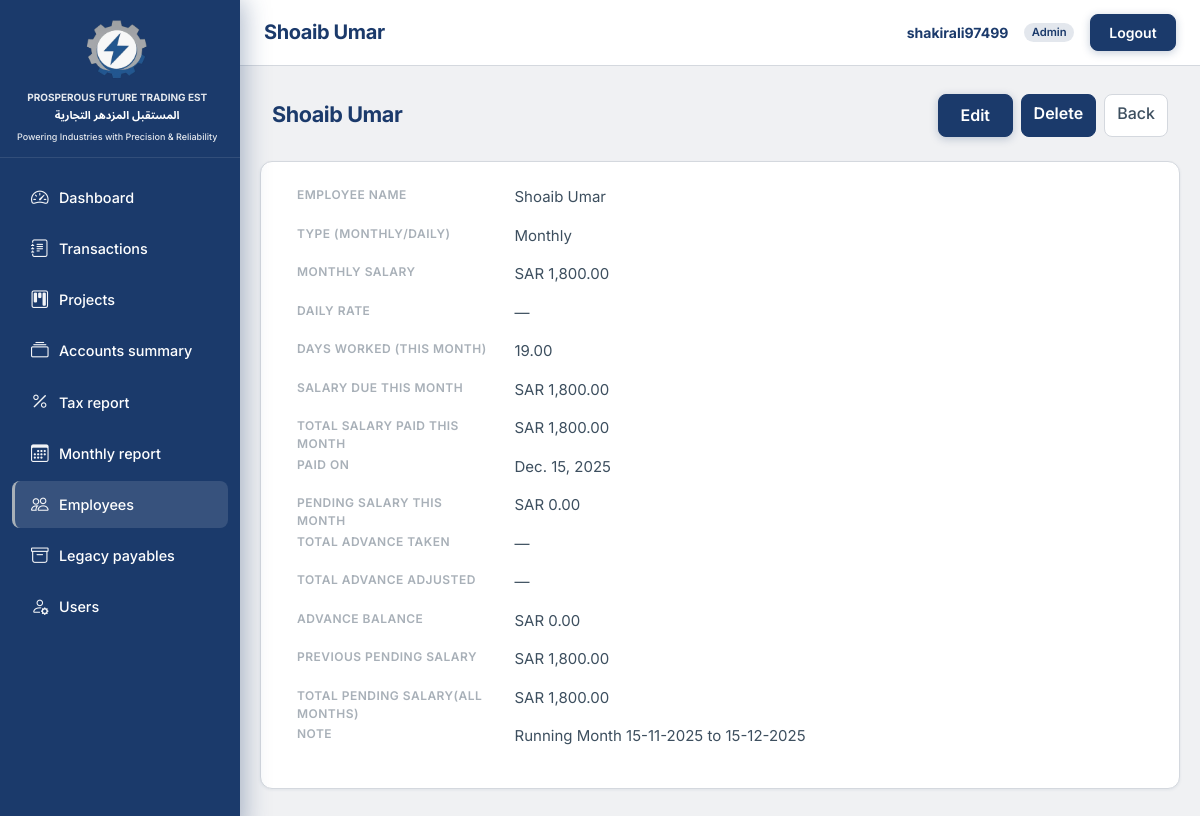
Page /employees/12/ (signed in) on the earlier database version.
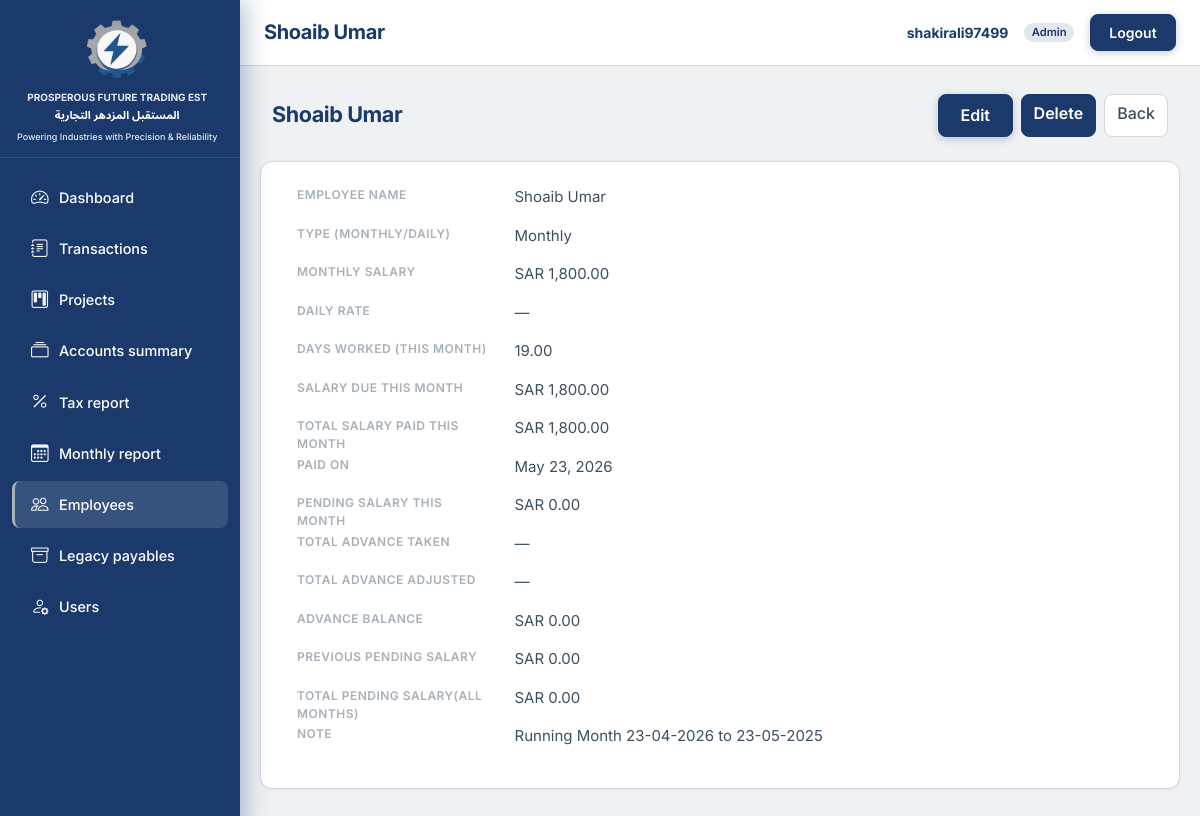
Same page on the later database version.
### employees/models.py (models this page shows, shortened)
class Employee(models.Model):
    name = models.CharField(max_length=255)
    salary_paid_date = models.DateField(
        null=True,
        blank=True,
        verbose_name="Payment date",
        help_text="Date when salary was paid to this employee.",
    )
    salary_type = models.CharField(
        max_length=16, choices=SalaryType.choices, default=SalaryType.MONTHLY
    )
    monthly_salary = models.DecimalField(
        max_digits=14, decimal_places=2, null=True, blank=True
    )
    daily_rate = models.DecimalField(max_digits=14, decimal_places=2, null=True, blank=True)
    days_worked = models.DecimalField(
        max_digits=10, decimal_places=2, null=True, blank=True
    )
    salary_paid_this_month = models.DecimalField(
        max_digits=14, decimal_places=2, null=True, blank=True
    )
    advance_taken = models.DecimalField(
        max_digits=14, decimal_places=2, null=True, blank=True
    )
    advance_adjusted = models.DecimalField(
        max_digits=14, decimal_places=2, null=True, blank=True
    )
    previous_pending_salary = models.DecimalField(
        max_digits=14, decimal_places=2, null=True, blank=True
    )
    note = models.TextField(blank=True)
    class Meta:
        ordering = ["name"]
    @property
    def salary_due_this_month(self):
        st = self.salary_type
        if st == SalaryType.MONTHLY or st == SalaryType.WEEKLY:
            return self.monthly_salary or Decimal("0")
        if st == SalaryType.DAILY:
            dr = self.daily_rate or Decimal("0")
            dw = self.days_worked or Decimal("0")
            return dr * dw
        return Decimal("0")
    @property
    def pending_salary_this_month(self):
        due = self.salary_due_this_month
        paid = self.salary_paid_this_month
        if paid is None:
            paid = Decimal("0")
        return due - paid
    @property
    def advance_balance(self):
        taken = self.advance_taken or Decimal("0")
        adj = self.advance_adjusted or Decimal("0")
        return taken - adj
    @property
    def total_pending_salary_all_months(self):
        prev = self.previous_pending_salary or Decimal("0")
        return self.pending_salary_this_month + prev

### employees/views.py (the view)
# urls.py: path("<int:pk>/", views.EmployeeDetailView.as_view(), name="detail"),
class EmployeeDetailView(AccountantOrAdminRequiredMixin, DetailView):
    model = Employee
    template_name = "employees/employee_detail.html"
    context_object_name = "employee"
    def get_queryset(self):
        return employees_with_paid_on(super().get_queryset())

### TradingEST/context_processors.py (called while the page is built)
def brand(_request):
    return {
        "brand_name_ar": BRAND_NAME_AR,
        "brand_name_en": BRAND_NAME_EN,
        "brand_tagline": BRAND_TAGLINE,
    }

### TradingEST/formatting.py (called while the page is built)
def _to_decimal(value) -> Decimal | None:
    if value is None or value == "":
        return None
    try:
        d = value if isinstance(value, Decimal) else Decimal(str(value))
        return d.quantize(_TWOPLACES, rounding=ROUND_HALF_UP)
    except (InvalidOperation, TypeError, ValueError):
        return None

def format_number(value) -> str | None:
    d = _to_decimal(value)
    if d is None:
        return None
    return f"{d:,.2f}"

def format_sar(value) -> str | None:
    n = format_number(value)
    if n is None:
        return None
    return f"SAR {n}"

### TradingEST/templatetags/te_format.py (called while the page is built)
@register.filter
def sar(value):
    out = format_sar(value)
    return out if out is not None else "—"

@register.filter
def num(value):
    out = format_number(value)
    return out if out is not None else "—"

### accounts/models.py (called while the page is built)
    @property
    def display_name(self):
        name = (self.full_name or "").strip()
        if name:
            return name
        return self.email.split("@")[0] if self.email else ""

### templates/employees/employee_detail.html (shortened to what this page needs)
{% extends "base.html" %}
{% block header_title %}{{ employee.name }}{% endblock %}
{% block content %}
<div class="te-page-heading-row">
  <h1>{{ employee.name }}</h1>
  <div class="d-flex flex-wrap gap-2">
    {% if user.role == 'admin' or user.role == 'accountant' %}
    <a class="btn te-btn-gradient" href="{% url 'employees:edit' employee.pk %}">Edit</a>
    <a class="btn te-btn-danger" href="{% url 'employees:delete' employee.pk %}">Delete</a>
    {% endif %}
    <a class="btn te-btn-secondary" href="{% url 'employees:list' %}">Back</a>
  </div>
</div>
<dl class="row te-dl-card">
  <dt class="col-sm-3">Employee Name</dt><dd class="col-sm-9">{{ employee.name }}</dd>
  <dt class="col-sm-3">Type (Monthly/Daily)</dt><dd class="col-sm-9">{{ employee.get_salary_type_display }}</dd>
  <dt class="col-sm-3">Monthly Salary</dt><dd class="col-sm-9">{{ employee.monthly_salary|sar }}</dd>
  <dt class="col-sm-3">Daily Rate</dt><dd class="col-sm-9">{{ employee.daily_rate|sar }}</dd>
  <dt class="col-sm-3">Days Worked (This Month)</dt><dd class="col-sm-9">{{ employee.days_worked|num }}</dd>
  <dt class="col-sm-3">Salary Due This Month</dt><dd class="col-sm-9">{{ employee.salary_due_this_month|sar }}</dd>
  <dt class="col-sm-3">Total Salary Paid This Month</dt><dd class="col-sm-9">{{ employee.salary_paid_this_month|sar }}</dd>
  <dt class="col-sm-3">Paid on</dt><dd class="col-sm-9">{{ employee.paid_on|default:"—" }}</dd>
  <dt class="col-sm-3">Pending Salary This Month</dt><dd class="col-sm-9">{{ employee.pending_salary_this_month|sar }}</dd>
  <dt class="col-sm-3">Total Advance Taken</dt><dd class="col-sm-9">{{ employee.advance_taken|sar }}</dd>
  <dt class="col-sm-3">Total Advance Adjusted</dt><dd class="col-sm-9">{{ employee.advance_adjusted|sar }}</dd>
  <dt class="col-sm-3">Advance Balance</dt><dd class="col-sm-9">{{ employee.advance_balance|sar }}</dd>
  <dt class="col-sm-3">Previous Pending Salary</dt><dd class="col-sm-9">{{ employee.previous_pending_salary|sar }}</dd>
  <dt class="col-sm-3">Total Pending Salary(All Months)</dt><dd class="col-sm-9">{{ employee.total_pending_salary_all_months|sar }}</dd>
  <dt class="col-sm-3">Note</dt><dd class="col-sm-9">{{ employee.note|default:"—"|linebreaks }}</dd>
</dl>
{% endblock %}

Differences in the rows shown:
changed Employee "Shoaib Umar": paid_on "Dec. 15, 2025" → "May 23, 2026"; previous_pending_salary|sar "SAR 1,800.00" → "SAR 0.00"; total_pending_salary_all_months|sar "SAR 1,800.00" → "SAR 0.00"; note "Running Month 15-11-2025 to 15-12-2025" → "Running Month 23-04-2026 to 23-05-2025"
